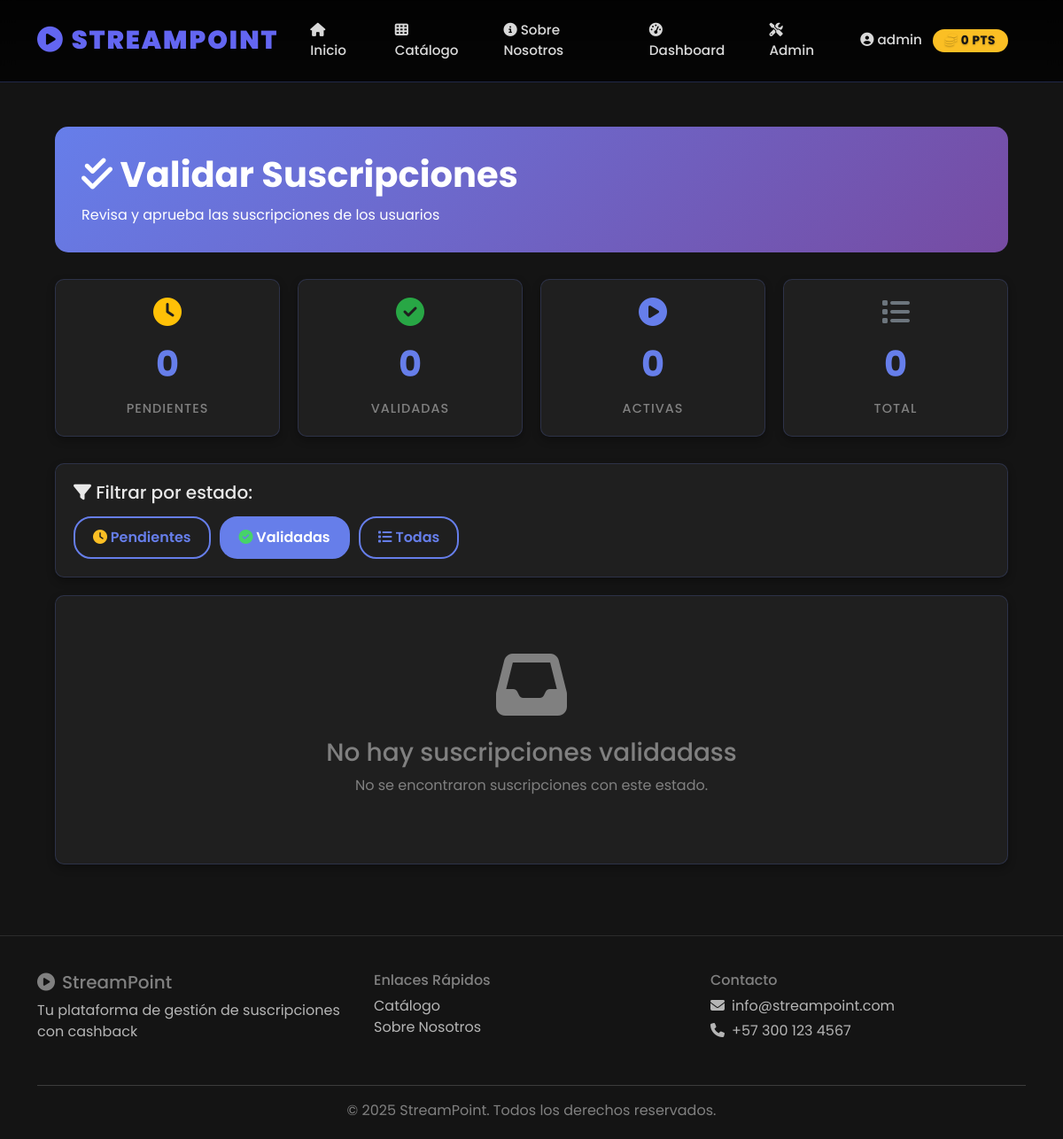
/management/validar-suscripciones/?estado=validadas (signed in), run on an earlier commit of the app's database.
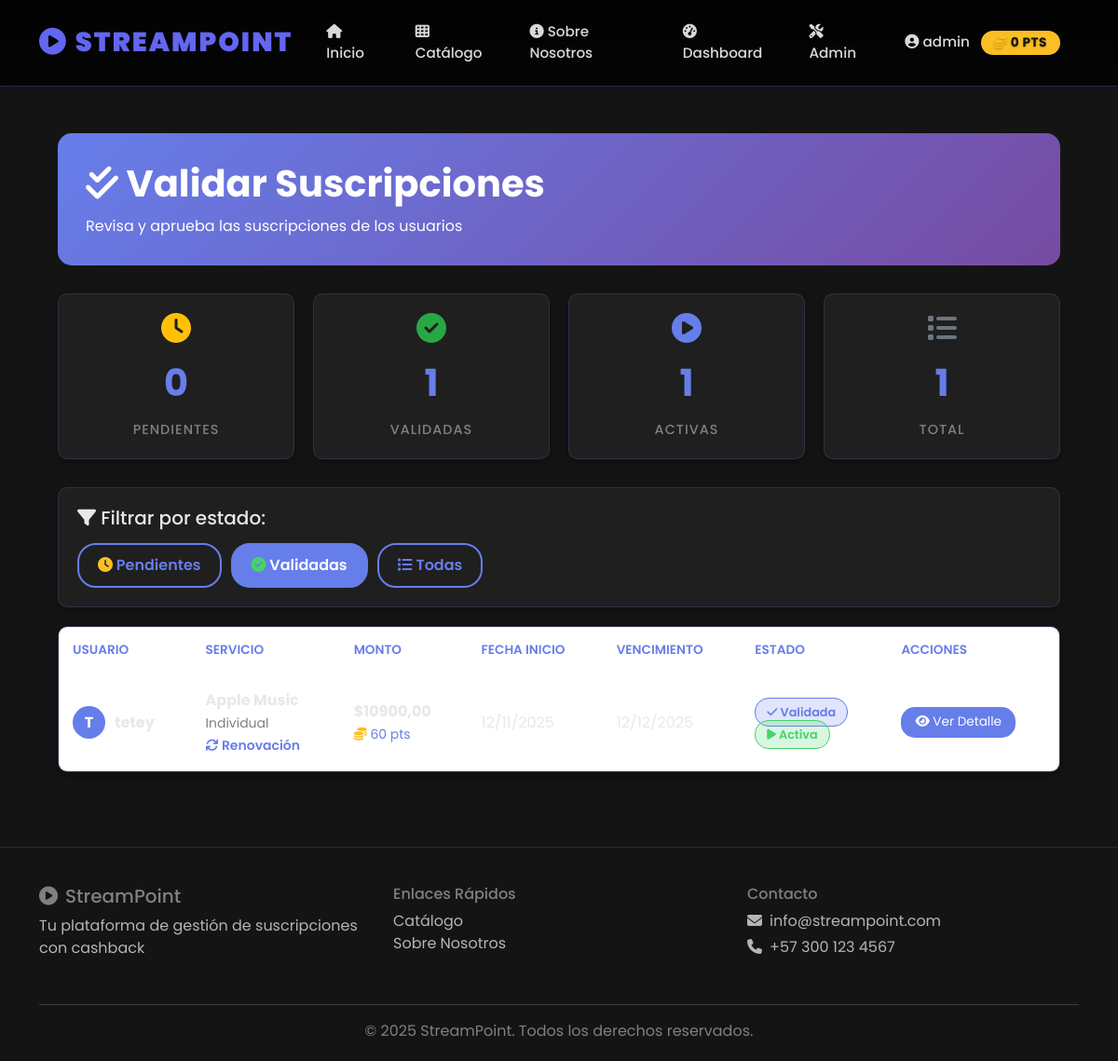
And on a later commit of the database.
### core_user/models.py (models this page shows, shortened)
class Suscripcion(models.Model):
    ESTADO_CHOICES = [
        ('pendiente', 'Pendiente de validación'),
        ('activa', 'Activa'),
        ('vencida', 'Vencida'),
        ('cancelada', 'Cancelada'),
    ]
    METODO_PAGO_CHOICES = [
        ('tarjeta', 'Tarjeta de crédito/débito'),
        ('pse', 'PSE'),
        ('efectivo', 'Efectivo'),
        ('puntos', 'Canje de puntos'),
    ]
    usuario = models.ForeignKey(User, on_delete=models.CASCADE, related_name='suscripciones')
    plan = models.ForeignKey(PlanSuscripcion, on_delete=models.CASCADE)
    fecha_creacion = models.DateTimeField(auto_now_add=True)
    fecha_inicio = models.DateField()
    fecha_vencimiento = models.DateField()
    estado = models.CharField(max_length=20, choices=ESTADO_CHOICES, default='pendiente')
    validada = models.BooleanField(default=False, help_text="¿La compra ha sido validada por un admin?")
    fecha_validacion = models.DateTimeField(null=True, blank=True)
    metodo_pago = models.CharField(max_length=20, choices=METODO_PAGO_CHOICES)
    monto_pagado = models.DecimalField(max_digits=10, decimal_places=2)
    puntos_otorgados = models.IntegerField(default=0, help_text="Puntos de cashback otorgados")
    es_primera_compra = models.BooleanField(default=False)
    email_servicio = models.EmailField(help_text="Email usado en el servicio de streaming")
    usuario_servicio = models.CharField(max_length=200, blank=True, help_text="Nombre de usuario en el servicio (Netflix, Spotify, etc.)")
    notas = models.TextField(blank=True)
    class Meta:
        verbose_name_plural = "Suscripciones"
        ordering = ['-fecha_creacion']
        indexes = [
            models.Index(fields=['usuario', 'estado']),
            models.Index(fields=['fecha_vencimiento']),
            models.Index(fields=['-fecha_creacion']),
            models.Index(fields=['validada', 'estado']),
        ]

### core_public/models.py (models this page shows, shortened)
class PlanSuscripcion(models.Model):
    DURACION_CHOICES = [
        ('mensual', 'Mensual'),
        ('trimestral', 'Trimestral'),
        ('semestral', 'Semestral'),
        ('anual', 'Anual'),
    ]
    servicio = models.ForeignKey(ServicioStreaming, on_delete=models.CASCADE, related_name='planes')
    nombre = models.CharField(max_length=100, help_text="Ej: Básico, Premium, Familiar")
    precio = models.DecimalField(max_digits=10, decimal_places=2)
    duracion = models.CharField(max_length=20, choices=DURACION_CHOICES, default='mensual')
    caracteristicas = models.JSONField(default=list, help_text="Lista de características del plan")
    puntos_primera_compra = models.IntegerField(default=100, help_text="Puntos por primera compra")
    puntos_renovacion = models.IntegerField(default=50, help_text="Puntos por cada renovación")
    activo = models.BooleanField(default=True)
    class Meta:
        verbose_name_plural = "Planes de Suscripción"
        ordering = ['servicio', 'precio']

class ServicioStreaming(models.Model):
    nombre = models.CharField(max_length=100, unique=True)
    categoria = models.ForeignKey(CategoriaStreaming, on_delete=models.CASCADE, related_name='servicios')
    logo_url = models.URLField(blank=True, help_text="URL del logo del servicio")
    descripcion = models.TextField()
    sitio_web = models.URLField()
    activo = models.BooleanField(default=True)
    fecha_creacion = models.DateTimeField(auto_now_add=True)
    class Meta:
        verbose_name_plural = "Servicios de Streaming"
        ordering = ['nombre']

### core_admin/views.py (the view)
# urls.py: path('validar-suscripciones/', views.validar_suscripciones, name='validar_suscripciones'),
@staff_member_required
def validar_suscripciones(request):
    estado_filtro = request.GET.get('estado', 'pendiente')
    if estado_filtro == 'todas':
        suscripciones = Suscripcion.objects.all()
    elif estado_filtro == 'pendiente':
        suscripciones = Suscripcion.objects.filter(
            validada=False,
            estado='pendiente'
        )
    elif estado_filtro == 'validadas':
        suscripciones = Suscripcion.objects.filter(
            validada=True
        )
    else:
        suscripciones = Suscripcion.objects.filter(
            validada=False,
            estado='pendiente'
        )
    suscripciones = suscripciones.select_related(
        'usuario', 'plan', 'plan__servicio'
    ).order_by('-fecha_creacion')
    stats = {
        'pendientes': Suscripcion.objects.filter(validada=False, estado='pendiente').count(),
        'validadas': Suscripcion.objects.filter(validada=True).count(),
        'activas': Suscripcion.objects.filter(estado='activa').count(),
        'total': Suscripcion.objects.count(),
    }
    context = {
        'suscripciones': suscripciones,
        'estado_filtro': estado_filtro,
        'stats': stats,
    }
    return render(request, 'admin_custom/validar_suscripciones.html', context)

### core_user/templatetags/user_extras.py (called while the page is built)
@register.filter
def puntos_disponibles(user):
    if not user.is_authenticated:
        return 0
    perfil, created = PerfilUsuario.objects.get_or_create(user=user)
    return perfil.puntos_disponibles

### core_admin/templates/admin_custom/validar_suscripciones.html (shortened to what the changed rows need)
{% extends 'base.html' %}
{% load static %}
{% block content %}
<div class="admin-container">
    <div class="page-header">
        <h1><i class="fas fa-check-double"></i> Validar Suscripciones</h1>
    </div>
    <div class="stats-grid">
        <div class="stat-card">
            <i class="fas fa-check-circle" style="font-size: 2rem; color: #28a745;"></i>
            <div class="stat-number">{{ stats.validadas }}</div>
            <div class="stat-label">Validadas</div>
        </div>
        <div class="stat-card">
            <i class="fas fa-play-circle" style="font-size: 2rem; color: #667eea;"></i>
            <div class="stat-number">{{ stats.activas }}</div>
            <div class="stat-label">Activas</div>
        </div>
        <div class="stat-card">
            <i class="fas fa-list" style="font-size: 2rem; color: #6c757d;"></i>
            <div class="stat-number">{{ stats.total }}</div>
            <div class="stat-label">Total</div>
        </div>
    </div>
    {% if suscripciones %}
    <div class="suscripciones-table">
        <table class="table">
            <thead>
                <tr>
                    <th>Usuario</th>
                    <th>Servicio</th>
                    <th>Monto</th>
                    <th>Fecha Inicio</th>
                    <th>Vencimiento</th>
                    <th>Estado</th>
                    <th>Acciones</th>
                </tr>
            </thead>
            <tbody>
                {% for suscripcion in suscripciones %}
                <tr>
                    <td>
                        <div class="user-info">
                            <div class="user-avatar">
                                {{ suscripcion.usuario.username|slice:":1"|upper }}
                            </div>
                            <div>
                                <strong>{{ suscripcion.usuario.username }}</strong><br>
                            </div>
                        </div>
                    </td>
                    <td>
                        <strong>{{ suscripcion.plan.servicio.nombre }}</strong><br>
                        <small style="color: var(--netflix-light-gray);">{{ suscripcion.plan.nombre }}</small>
                        <br>
                        {% if suscripcion.es_primera_compra %}
                            <small style="color: #46d369; font-weight: 600;">
                                <i class="fas fa-star"></i> Primera compra
                            </small>
                        {% else %}
                            <small style="color: #667eea; font-weight: 600;">
                                <i class="fas fa-sync"></i> Renovación
                            </small>
                        {% endif %}
                    </td>
                    <td>
                        <strong>${{ suscripcion.monto_pagado|floatformat:2 }}</strong>
                        <br>
                        <small style="color: #667eea;">
                            <i class="fas fa-coins"></i>
                            {% if suscripcion.es_primera_compra %}
                                {{ suscripcion.plan.puntos_primera_compra }}
                            {% else %}
                                {{ suscripcion.plan.puntos_renovacion }}
                            {% endif %}
                            pts
                        </small>
                    </td>
                    <td>{{ suscripcion.fecha_inicio|date:"d/m/Y" }}</td>
                    <td>{{ suscripcion.fecha_vencimiento|date:"d/m/Y" }}</td>
                    <td>
                        {% if suscripcion.validada %}
                            <span class="badge-estado badge-validada">
                                <i class="fas fa-check"></i> Validada
                            </span>
                            <br>
                            {% if suscripcion.estado == 'activa' %}
                                <span class="badge-estado badge-activa" style="margin-top: 5px;">
                                    <i class="fas fa-play"></i> Activa
                                </span>
                            {% endif %}
                        {% else %}
                            <span class="badge-estado badge-pendiente">
                                <i class="fas fa-clock"></i> Pendiente
                            </span>
                        {% endif %}
                    </td>
                    <td>
                        <a href="{% url 'admin_custom:validar_suscripcion_accion' suscripcion.id %}" class="btn-action btn-ver">
                            <i class="fas fa-eye"></i> Ver Detalle
                        </a>
                    </td>
                </tr>
                {% endfor %}
            </tbody>
        </table>
    </div>
    {% else %}
    <div class="suscripciones-table">
        <div class="empty-state">
            <i class="fas fa-inbox"></i>
            <h3 style="color: var(--netflix-light-gray);">No hay suscripciones {{ estado_filtro }}s</h3>
            <p style="color: var(--netflix-light-gray);">No se encontraron suscripciones con este estado.</p>
        </div>
    </div>
    {% endif %}
</div>
{% endblock %}

What changed in the data, as far as the page shows it:
added Suscripcion: usuario.username "T", usuario.username "tetey", plan.servicio.nombre "Apple Music", plan.nombre "Individual", es_primera_compra False (drawn), monto_pagado "10900,00", plan.puntos_renovacion "60", fecha_inicio "12/11/2025", fecha_vencimiento "12/12/2025", validada True (drawn)
Also different on the page:
{{ stats.validadas }}: "0" → "1"
{{ stats.activas }}: "0" → "1"
{{ stats.total }}: "0" → "1"
{{ estado_filtro }}: "validadas" → (not shown)
text no longer shown: "No hay suscripciones s No se encontraron suscripciones con este estado."
text now shown: "USUARIO SERVICIO MONTO FECHA INICIO VENCIMIENTO ESTADO ACCIONES"
